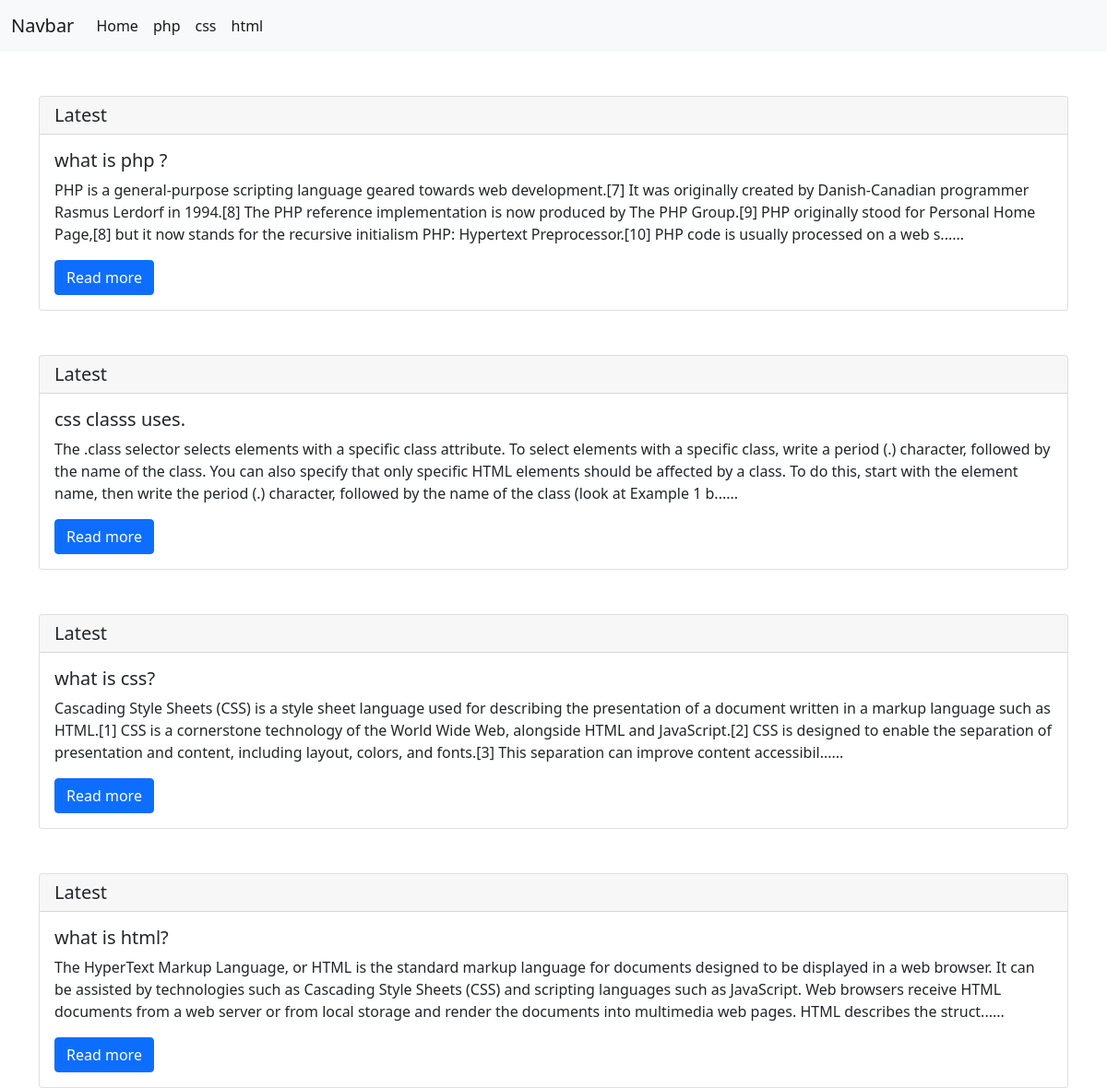
The page / on the database its author committed.
### tables this page shows
CREATE TABLE `blog1` (
  `sno` int(11) NOT NULL,
  `title` varchar(100) NOT NULL,
  `content` varchar(10000) NOT NULL,
  `latest` varchar(50) NOT NULL,
  `type` varchar(50) NOT NULL,
  `fornav` varchar(10) NOT NULL,
  `dt` datetime NOT NULL DEFAULT current_timestamp()
);

### controller/mainclass.php (called while the page is built, shortened)
<?php
class mainclass{
    function __construct(){
        include 'model/data.php';
        $this->obj_for_data = new dataclass();
    }
    function home(){
        $result_for_home = $this->obj_for_data->dataforhome();
        $result_for_nav = $this->obj_for_data->datafornav();
        include 'view/nav.php';
        include 'view/home.php';
    }
}
?>

### model/data.php (called while the page is built, shortened)
<?php
class dataclass{
    function __construct(){
        $servername = "localhost";
        $username = "root";
        $password = "";
        $database = "blog";
        $this->connect = mysqli_connect($servername, $username, $password, $database);
    }
    function dataforhome(){
        $sql_for_home = "SELECT * FROM `blog1`";
        $result_for_home = mysqli_query($this->connect, $sql_for_home);
        return $result_for_home;
    }
    function datafornav(){
        $sql_for_nav = "SELECT * FROM `blog1` WHERE `blog1`.`fornav` = 'yes'";
        $result_for_nav = mysqli_query($this->connect, $sql_for_nav);
        return $result_for_nav;
    }
}
?>

### view/home.php (the view)
<div class="container">
<?php
try{
while($row_for_home = mysqli_fetch_assoc($result_for_home)){
    echo '
    <div class="card mt-5">
  <h5 class="card-header">Latest</h5>
  <div class="card-body">
    <h5 class="card-title">'.substr($row_for_home['title'], 0, 400).'</h5>
    <p class="card-text">'.substr($row_for_home['content'], 0, 400).'......</p>
    <a href="index.php?page=forsingleblogonepage&title='.$row_for_home['title'].'" class="btn btn-primary">Read more</a>
  </div>
</div>';
}
}
catch(error $error){
    die($error);
}
?>
</div>

### index.php (shortened to what this page needs)
<!DOCTYPE html>
<html lang="en">
<head>
    <link rel="stylesheet" href="css/bootstrap.min.css">
    <link rel="stylesheet" href="css/sunny.css">
</head>
<body>
<?php
$controller = "mainclass";
$function = "home";
$class = $controller;
$obj = new $class();
if(method_exists($class, $function)){
$obj->$function();
}
else{
    die("function does not exists");
}
?>
</body>
</html>

### view/nav.php (shortened to what this page needs)
<nav class="navbar navbar-expand-lg navbar-light bg-light">
  <div class="container-fluid">
    <a class="navbar-brand" href="index.php">Navbar</a>
    <div class="collapse navbar-collapse" id="navbarSupportedContent">
      <ul class="navbar-nav me-auto mb-2 mb-lg-0">
        <li class="nav-item">
          <a href="index.php" class="nav-link active" aria-current="page">Home</a>
        </li>
          <?php
          while($row_for_nav = mysqli_fetch_assoc($result_for_nav)){
              echo '<li class="nav-item">
              <a class="nav-link active" aria-current="page" href="index.php?page=single&cat='.$row_for_nav['type'].'">'.$row_for_nav['type'].'</a>
            </li>';
          }
          ?>
      </ul>
    </div>
  </div>
</nav>

### rows shown on the page
blog1: type "php", title "what is php ?", content "PHP is a general-purpose scripting language geared towards web development.[7] It was originally created by Danish-Canadian programmer Rasmus Lerdorf in 1994.[8] The PHP reference implementation is now produced by The PHP Group.[9] PHP originally stood for Personal Home Page,[8] but it now stands for the recursive initialism PHP: Hypertext Preprocessor.[10] PHP code is usually processed on a web s"
blog1: type "css", title "what is css?", content "Cascading Style Sheets (CSS) is a style sheet language used for describing the presentation of a document written in a markup language such as HTML.[1] CSS is a cornerstone technology of the World Wide Web, alongside HTML and JavaScript.[2] CSS is designed to enable the separation of presentation and content, including layout, colors, and fonts.[3] This separation can improve content accessibil"
blog1: type "html", title "what is html?", content "The HyperText Markup Language, or HTML is the standard markup language for documents designed to be displayed in a web browser. It can be assisted by technologies such as Cascading Style Sheets (CSS) and scripting languages such as JavaScript. Web browsers receive HTML documents from a web server or from local storage and render the documents into multimedia web pages. HTML describes the struct"
blog1: title "css classs uses.", content "The .class selector selects elements with a specific class attribute. To select elements with a specific class, write a period (.) character, followed by the name of the class. You can also specify that only specific HTML elements should be affected by a class. To do this, start with the element name, then write the period (.) character, followed by the name of the class (look at Example 1 b"
